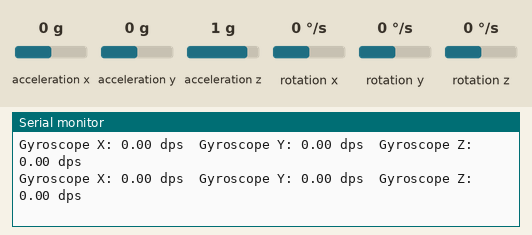
Recording of a program running on a simulated Arduino Uno, built with avr-gcc and run on an emulated ATmega328P. On the bench: the last lines printed to the serial monitor. Inputs (shaded band) come from the test bench; at power-on: rotation x 0 °/s, rotation y 0 °/s, rotation z 0 °/s, acceleration x 0 g, acceleration y 0 g, acceleration z 1 g.

Above: at 1.2 s.
1.3 s: rotation x set to -2 °/s
At 1.52 s:
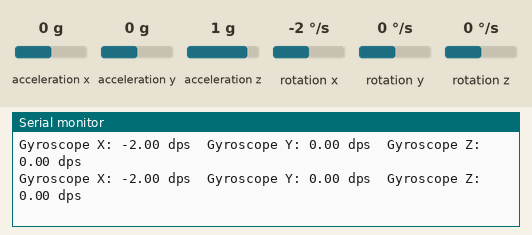
4.3 s: rotation y set to -2 °/s
At 4.35 s:
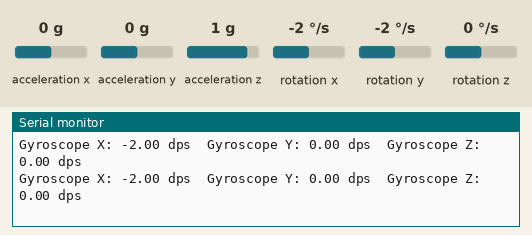
5.8 s: rotation x set to 100 °/s
At 5.89 s:
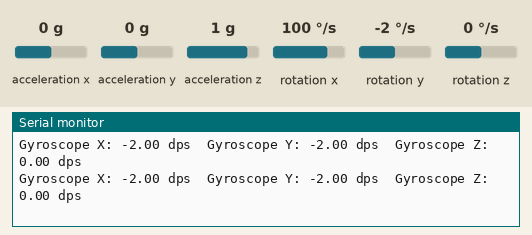
8.8 s: rotation z set to -2 °/s
At 8.89 s:
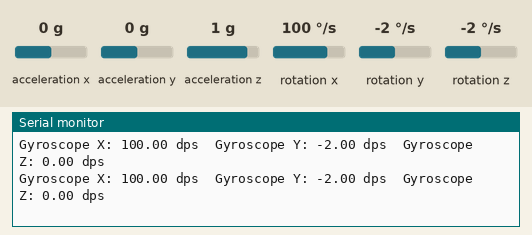
Timing chart, 0 to 11.8 s (numbered marks = the images above; inputs shaded):
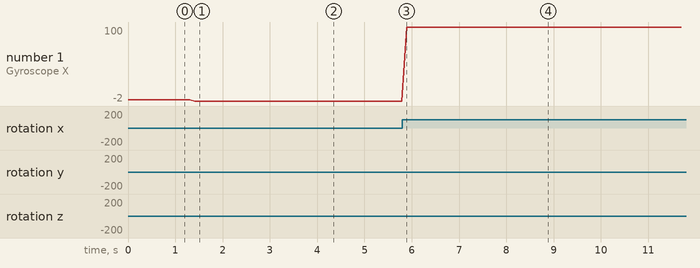

Measured:
- after the input at 1.3 s, the serial monitor: prints a new line after 0.11 s (image 1)
- plotted number 1: 0 → -2 after the input at 1.3 s, -2 → 100 after the input at 5.8 s

The program:

main.cpp
```cpp
//#include "Car.hpp"

#include <Arduino.h>
//#include <Servo.h>

#include <Wire.h>
#include <MPU9250.h>

MPU9250 mpu;

void setup() {
  Serial.begin(9600);
  Wire.begin();

  // Initialize communication with the MPU-9250, and confirm it's connected
  if (!mpu.setup(0x68)) {  // Change to 0x69 if needed
    while (1) {
      Serial.println("MPU connection failed. Please check your connection with `connection_check` example.");
      delay(5000);
    }
  }
}

void loop() {
  // Update the sensor data
  if (mpu.update()) {
    // Gyroscope values in degrees per second
    Serial.print("Gyroscope X: ");
    Serial.print(mpu.getGyroX());
    Serial.print(" dps\t");
    Serial.print("Gyroscope Y: ");
    Serial.print(mpu.getGyroY());
    Serial.print(" dps\t");
    Serial.print("Gyroscope Z: ");
    Serial.print(mpu.getGyroZ());
    Serial.println(" dps");
  }

  delay(100);  // Update at 10 Hz
}
/*
void setup()
{}

void loop()
{
	static Car car{
		Button(4),
		Buzzer(8),
		GyroScope(A4, A5),
		Infrared(9, 10, 11, 12 , 13),
		Motor(6, 5),
		SServo(7),
		UltraSound(3, 2)
	};
	static bool running = false;

	if (car.is_button_pressed())
		running = !running;

	if (!running)
	{
		car.stop();
		car.look_straight();
		delay(10);
		return;
	}

	if (car.is_all_on())
	{
		car.stop();
		car.look_straight();
		car.play_music();

		running = false;
		return;
	}

	if (car.is_only_middle_on())
		car.move(33);
	else
		car.move(28);

	if (car.is_only_middle_on())
		car.look_straight();
	else if (car.is_any_on())
		car.change_angle(11, 30);

	if (car.detects_obstacle(45, 50))
		car.evade_obstacle(40, 30, 750);

	delay(10);
}*/
```

Car.hpp
```cpp
#ifndef CAR_HPP
#define CAR_HPP

#include "component/Button.hpp"
#include "component/Buzzer.hpp"
#include "component/GyroScope.hpp"
#include "component/Infrared.hpp"
#include "component/Motor.hpp"
#include "component/SServo.hpp"
#include "component/UltraSound.hpp"

class Car
{
	public:
		Car(Button button, Buzzer buzzer, GyroScope gyroscope, Infrared infrared, Motor motor, SServo servo, UltraSound ultrasound);
		bool is_button_pressed() const;
		void play_music() const;
		int is_only_middle_on() const;
		bool is_all_on() const;
		bool is_any_on() const;
		const int change_angle(const int slight, const int far) const;
		void move(const int speed) const;
		void stop() const;
		void look_straight() const;
		bool detects_obstacle(const int closest, const int furthest) const;
		void evade_obstacle(const int speed, const int angle, const int time) const;

	private:
		Button button_;
		Buzzer buzzer_;
		GyroScope gyroscope_;
		Infrared infrared_;
		Motor motor_;
		SServo servo_;
		UltraSound ultrasound_;
};

#endif // CAR_HPP
```

Button.hpp
```cpp
#ifndef COMPONENT_BUTTON_HPP
#define COMPONENT_BUTTON_HPP

class Button
{
	public:
		Button(const int pin);
		bool pressed();

	private:
		const int pin_;
};


#endif // COMPONENT_BUTTON_HPP
```

Buzzer.hpp
```cpp
#ifndef COMPONENT_BUZZER_HPP
#define COMPONENT_BUZZER_HPP

class Buzzer
{
	public:
		Buzzer(const int pin);
		void play(const int note, const int duration) const;

	private:
		const int pin_;
};

#endif // COMPONENT_BUZZER_HPP
```

GyroScope.hpp
```cpp
#ifndef COMPONENT_GYROSCOPE_HPP
#define COMPONENT_GYROSCOPE_HPP

class GyroScope
{
	public:
		GyroScope(const int A4, const int A5);

		double pitch() const;
        float The_Angle() const;
        void SetupGyro() const;
};

#endif // COMPONENT_GYROSCOPE_HPP
```

Infrared.hpp
```cpp
#ifndef COMPONENT_INFRARED_HPP
#define COMPONENT_INFRARED_HPP

class Infrared
{
	public:
		Infrared(const int lleft_pin,
			const int left_pin,
			const int mid_pin,
			const int right_pin,
			const int rright_pin);

		int direction() const;

	private:
		const int far_left_pin_    ;
		const int slight_left_pin_ ;
		const int middle_pin_      ;
		const int slight_right_pin_;
		const int far_right_pin_   ;
};

#endif // COMPONENT_INFRARED_HPP
```

Motor.hpp
```cpp
#ifndef COMPONENT_MOTOR_HPP
#define COMPONENT_MOTOR_HPP

class Motor
{
	public:
		Motor(const int lpwm_pin, const int rpwm_pin);

		void Motor::move(int speed) const;

	private:
		const int lpwm_pin_;
		const int rpwm_pin_;
};

#endif // COMPONENT_MOTOR_HPP
```

SServo.hpp
```cpp
#ifndef COMPONENT_SSERVO_HPP
#define COMPONENT_SSERVO_HPP

#include <Servo.h>

class SServo
{
	public:
		SServo(const int pin);
		void init();
		void angle(int angle) const;

	private:
		const int pin_;
		Servo servo_;
};

#endif // COMPONENT_SSERVO_HPP
```

UltraSound.hpp
```cpp
#ifndef COMPONENT_ULTRASOUND_HPP
#define COMPONENT_ULTRASOUND_HPP

class UltraSound
{
	public:
		UltraSound(const int trigPin, const int echoPin);

		float distance() const;

	private:
		const int trigPin_;
		const int echoPin_;
};


#endif // COMPONENT_ULTRASOUND_HPP
```

Car.cpp
```cpp
#include "Car.hpp"

#include <Arduino.h>

Car::Car(Button button, Buzzer buzzer, GyroScope gyroscope, Infrared infrared, Motor motor, SServo servo, UltraSound ultrasound) :
	button_{button},
	buzzer_{buzzer},
	gyroscope_{gyroscope},
	infrared_{infrared},
	motor_{motor},
	servo_{servo},
	ultrasound_{ultrasound}
{
	servo_.init();
}

bool Car::is_button_pressed() const
{
	return button_.pressed();
}

void Car::play_music() const
{
	const int G3 = 196;
	const int A3 = 220;
	const int B3 = 247;
	const int C4 = 262;

	struct
	{
		int note;
		int duration;
	} melody[] =
	{
		{C4, 4},
		{G3, 8},
		{G3, 8},
		{A3, 4},
		{G3, 4},
		{0 , 4},
		{B3, 4},
		{C4, 4}
	};
	const int len = sizeof(melody) / sizeof(melody[0]);
	for (int i = 0; i < len; i++)
		buzzer_.play(melody[i].note, melody[i].duration);
}

// TODO GyroScope

int Car::is_only_middle_on() const
{
	return infrared_.direction() == 0b00100;
}

bool Car::is_all_on() const
{
	return infrared_.direction() == 0b11111;
}

bool Car::is_any_on() const
{
	return infrared_.direction() != 0;
}

const int Car::change_angle(const int slight, const int far) const
{
	const int direction = infrared_.direction();
	const int slight_angle = !!(direction & 0b01000) * (-slight) + !!(direction & 0b00010) * slight;
	const int far_angle = !!(direction & 0b10000) * (-far) + !!(direction & 0b00001) * far;

	const int angle = (far_angle + slight_angle) / ((slight_angle != 0 && far_angle != 0) ? 2 : 1);
	servo_.angle(angle);
}

void Car::move(const int speed) const
{
	motor_.move(speed*gyroscope_.The_Angle());
}

void Car::stop() const
{
	motor_.move(0);
}

void Car::look_straight() const
{
	servo_.angle(0);
}

bool Car::detects_obstacle(const int closest, const int furthest) const
{
	const int distance = ultrasound_.distance();
	return distance >= closest && distance <= furthest;
}

void Car::evade_obstacle(const int speed, const int angle, const int time) const
{
	motor_.move(speed);

	servo_.angle(-angle);
	delay(time);

	servo_.angle(angle);
	delay(time);
}
```

Button.cpp
```cpp
#include "component/Button.hpp"

#include <Arduino.h>

Button::Button(const int pin) :
	pin_{pin}
{
	if (pin_ != 0) pinMode(pin_, INPUT);
}

bool Button::pressed()
{
	const int DEBOUNCE_MS = 10;

	static int prev_state = LOW;
	static unsigned long prev_mil = millis();

	int curr_state = digitalRead(pin_);
	unsigned long curr_mil = millis();

	if (curr_state != prev_state && curr_mil - prev_mil > DEBOUNCE_MS)
	{
		prev_state = curr_state;
		prev_mil = curr_mil;

		return prev_state == LOW;
	}

	return false;
}
```

Buzzer.cpp
```cpp
#include "component/Buzzer.hpp"

#include <Arduino.h>

Buzzer::Buzzer(const int pin) :
	pin_{pin}
{
	if (pin_ != 0) pinMode(pin_, OUTPUT);
}

void Buzzer::play(int note, int duration) const
{
	duration = 1000 / duration;
	tone(pin_, note, duration);
	int pause = duration * 1.30;
	delay(pause);
	noTone(pin_);
}
```

GyroScope.cpp
```cpp
#include "component/GyroScope.hpp"

#include <Arduino.h>
#include <Wire.h>
#include <math.h>
#include <MPU9250.h>
const int MPU_ADDR = 0x68;
MPU9250 gyro;
GyroScope::GyroScope(const int A4, const int A5)
{
	(void) A4;
	(void) A5;

	const int reg_6B = 0x6B;
	const int place_0_into_6B = 0x00;
	Wire.begin();
	Wire.beginTransmission(MPU_ADDR);
	Wire.write(reg_6B);
	Wire.write(place_0_into_6B);
	Wire.endTransmission(true);
}

double GyroScope::pitch() const
{
	/*const int reg_43 = 0x43;
	const int reg_request = 6;
	Wire.beginTransmission(MPU_ADDR);
	Wire.write(reg_43);
	Wire.endTransmission(false);
	Wire.requestFrom(MPU_ADDR, reg_request, true);

	int current_time = millis();
	static int previous_time = current_time;
	int elapsed_time = current_time - previous_time;

	static int x_previous = 0;
	static int y_previous = 0;
	static int z_previous = 0;

	int x_gyroscope = Wire.read() << 8 | Wire.read();
	int y_gyroscope = Wire.read() << 8 | Wire.read();
	int z_gyroscope = Wire.read() << 8 | Wire.read();

	x_previous = ;
	y_previous = y_previous + y_gyroscope * elapsed_time;
	z_previous = z_previous + z_gyroscope * elapsed_time;

	previous_time = current_time;

	static double yaw = yaw + z_gyroscope * elapsed_time;
	double roll = (x_previous + x_gyroscope * elapsed_time) * 0.96 +;
	double pitch = ;
	return pitch;*/
	return 0;
}
void GyroScope::SetupGyro() const{
    Wire.begin();
    if(!gyro.setup(0x68)){
        Serial.println("Failed to autodetect gyro type!");
        while(1);
    }
}

float GyroScope::The_Angle() const{

    gyro.update();

    float yDPS = (gyro.getGyroY() * 8.75) / 1000;// this is the raw valeus
    Serial.println(" Y: ");
    Serial.println(yDPS);
    float yRAD = yDPS  * (3.1459 / 180);
    Serial.println(" Y in RAD: ");
    Serial.println(yRAD);

    return yRAD;
}
```

Infrared.cpp
```cpp
#include "component/Infrared.hpp"

#include <Arduino.h>

Infrared::Infrared(const int far_left_pin,
		const int slight_left_pin,
		const int middle_pin,
		const int slight_right_pin,
		const int far_right_pin) :
	far_left_pin_    {far_left_pin}    ,
	slight_left_pin_ {slight_left_pin} ,
	middle_pin_      {middle_pin}      ,
	slight_right_pin_{slight_right_pin},
	far_right_pin_   {far_right_pin}
{
	if (far_left_pin_     != 0) pinMode(far_left_pin_    , INPUT);
	if (slight_left_pin_  != 0) pinMode(slight_left_pin_ , INPUT);
	if (middle_pin_       != 0) pinMode(middle_pin_      , INPUT);
	if (slight_right_pin_ != 0) pinMode(slight_right_pin_, INPUT);
	if (far_right_pin_    != 0) pinMode(far_right_pin_   , INPUT);
}

int Infrared::direction() const
{
	int far_left_pin     = digitalRead(far_left_pin_)     << 0;
	int slight_left_pin  = digitalRead(slight_left_pin_)  << 1;
	int middle_pin       = digitalRead(middle_pin_)       << 2;
	int slight_right_pin = digitalRead(slight_right_pin_) << 3;
	int far_right_pin    = digitalRead(far_right_pin_)    << 4;

	return     far_right_pin |
		slight_right_pin |
		      middle_pin |
		 slight_left_pin |
		    far_left_pin ;
}
```

Motor.cpp
```cpp
#include "component/Motor.hpp"

#include <Arduino.h>

Motor::Motor(const int lpwm_pin, const int rpwm_pin) :
	lpwm_pin_{lpwm_pin},
	rpwm_pin_{rpwm_pin}
{
	if (lpwm_pin_ != 0) pinMode(lpwm_pin_, OUTPUT);
	if (rpwm_pin_ != 0) pinMode(rpwm_pin_, OUTPUT);
}

void Motor::move(int speed) const
{
	analogWrite(lpwm_pin_, (speed > 0) *  speed);
	analogWrite(rpwm_pin_, (speed < 0) * -speed);
}
```

SServo.cpp
```cpp
#include "component/SServo.hpp"

#include <Arduino.h>

SServo::SServo(const int pin) :
	pin_{pin}
{}

void SServo::init()
{
	servo_.attach(pin_);
}

void SServo::angle(int angle) const
{
	servo_.write(90 + angle);
}
```

UltraSound.cpp
```cpp
#include "component/UltraSound.hpp"

#include <Arduino.h>

UltraSound::UltraSound(const int trigPin, const int echoPin) :
	trigPin_{trigPin},
	echoPin_{echoPin}
{
	pinMode(echoPin_, INPUT);
	pinMode(trigPin_, OUTPUT);

	digitalWrite(trigPin_, LOW);
}

float UltraSound::distance() const
{
	digitalWrite(trigPin_, HIGH);
	delayMicroseconds(10);
	digitalWrite(trigPin_, LOW);

	long duration_us = pulseIn(echoPin_, HIGH);
	float distance_cm = 0.017 * duration_us;
	return distance_cm;
}
```
